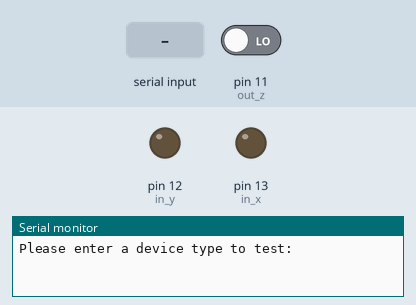
Simulated run of this sketch. Board: Arduino Uno, built with avr-gcc and run on an emulated ATmega328P. Shown: output pins drawn as LEDs (lit = HIGH), the last lines printed to the serial monitor. The inputs (shaded band) are chosen by the test bench; at power-on: pin 11 (out_z) LOW.

Above: at 1.2 s.
1.3 s: "A" received over Serial
At 2.5 s:
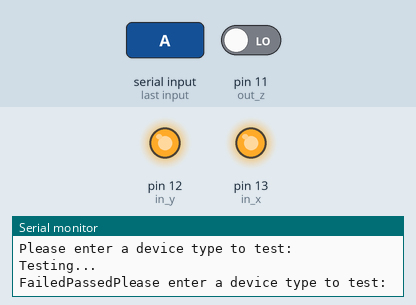
2.8 s: "O" received over Serial
At 3.8 s:
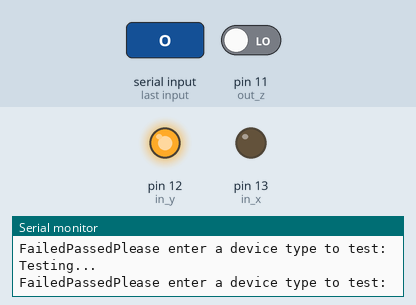
Timing chart, 0 to 5.8 s (numbered marks = the images above; inputs shaded):
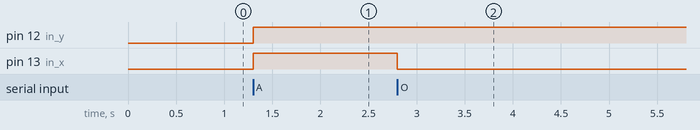

The sketch:

lab9_working.ino
```cpp
/*
Erik Reiter
Jacob Hohenstern
04/02/2013
Lab 9 - Program that uses the arduino board to verify IC chips
*/
int in_x = 13;
int in_y = 12;
int out_z = 11;
int z = digitalRead(out_z);
int serialinput1, serialinput2 = 0;
int x[4] = {0,0,1,1};  /*X inputs for truth tables*/
int y[4] = {0,1,0,1};  /*Y inputs for truth tables*/
int i,j,k;  /*variables used in for loops as counters for array elements*/
int table[5][4] =
{
  {1,1,1,0},  /*NAND logic values table[0][0]-table[0][3]*/
  {1,0,0,0},  /*NOR logic values table[1][0]-table[1][3]*/
  {0,0,0,1},  /*AND logic values table[2][0]-table[2][3]*/
  {0,1,1,1},  /*OR logic values table[3][0]-table[3][3]*/
  {0,1,1,0},  /*XOR logic values table[4][0]-table[4][3]*/
};
void setup()
{
  Serial.begin(9600); // open the serial port at 9600 bps
  pinMode(in_x, OUTPUT);
  pinMode(in_y, OUTPUT);
  pinMode(out_z, INPUT);
}
void loop()
{
  Serial.println("Please enter a device type to test: ");
  while(!Serial.available());
  serialinput1 = Serial.read();
  serialinput2 = Serial.read();
   if ((serialinput1=='N')&&(serialinput2=='A'))  /*NAND gate*/
  {
    Serial.println("Testing...");
    for (i=0,j=0;i<4;i++,j++)  /*go through the 2 input array*/
    {
        digitalWrite(in_x, x[i]);  /*assign an input based on the element of the array*/
        digitalWrite(in_y, y[i]);
        if ((int)table[0][i]!= z)  /*check the output from the IC chip against the correct outputs*/
          {
            Serial.print("Failed");  /*if it doesn't match, the test failed, so break the loop*/
            break;
          }
     }
     Serial.print("Passed");  /*if it successfully makes it through it passes*/
  }
  else if ((serialinput1=='N')&&(serialinput2=='O'))  /*NOR gate*/
  {
    Serial.println("Testing...");
    for (i=0,j=0;i<4;i++,j++)
    {
        digitalWrite(in_x, x[i]);
        digitalWrite(in_y, y[i]);
        if ((int)table[1][i]!= z)  /*check the output from the IC chip against the correct outputs*/
          {
            Serial.print("Failed");  /*if it doesn't match, the test failed, so break the loop*/
            break;
          }
     }
     Serial.print("Passed");
  }
  else if (serialinput1=='A')  /*AND gate*/
  {
    Serial.println("Testing...");
    for (i=0,j=0;i<4;i++,j++)
    {
        digitalWrite(in_x, x[i]);
        digitalWrite(in_y, y[i]);
        if ((int)table[2][i]!= z)  /*check the output from the IC chip against the correct outputs*/
          {
            Serial.print("Failed");  /*if it doesn't match, the test failed, so break the loop*/
            break;
          }
     }
     Serial.print("Passed");
  }
  else if (serialinput1=='O')  /*OR gate*/
  {
    Serial.println("Testing...");
    for (i=0,j=0;i<4;i++,j++)
      {
        digitalWrite(in_x, x[i]);
        digitalWrite(in_y, y[i]);
        if ((int)table[3][i]!= z)  /*check the output from the IC chip against the correct outputs*/
          {
            Serial.print("Failed");  /*if it doesn't match, the test failed, so break the loop*/
            break;
          }
     }
     Serial.print("Passed");
  }
  else if (serialinput1=='X')  /*XOR gate*/
  {
    Serial.println("Testing...");
    for (i=4,j=0;i<4;i++,j++)
    {
        digitalWrite(in_x, x[i]);
        digitalWrite(in_y, y[i]);
        if ((int)table[4][i]!= z)  /*check the output from the IC chip against the correct outputs*/
          {
            Serial.print("Failed");  /*if it doesn't match, the test failed, so break the loop*/
            break;
          }
     }
     Serial.print("Passed");
  }
  else
  {
  Serial.println("Please enter a valid gate.");
  }
}
```

Measured:
- after the input at 1.3 s, pin 12 (in_y), pin 13 (in_x): LOW → HIGH at once
- after the input at 2.8 s, pin 13 (in_x): HIGH → LOW at once
